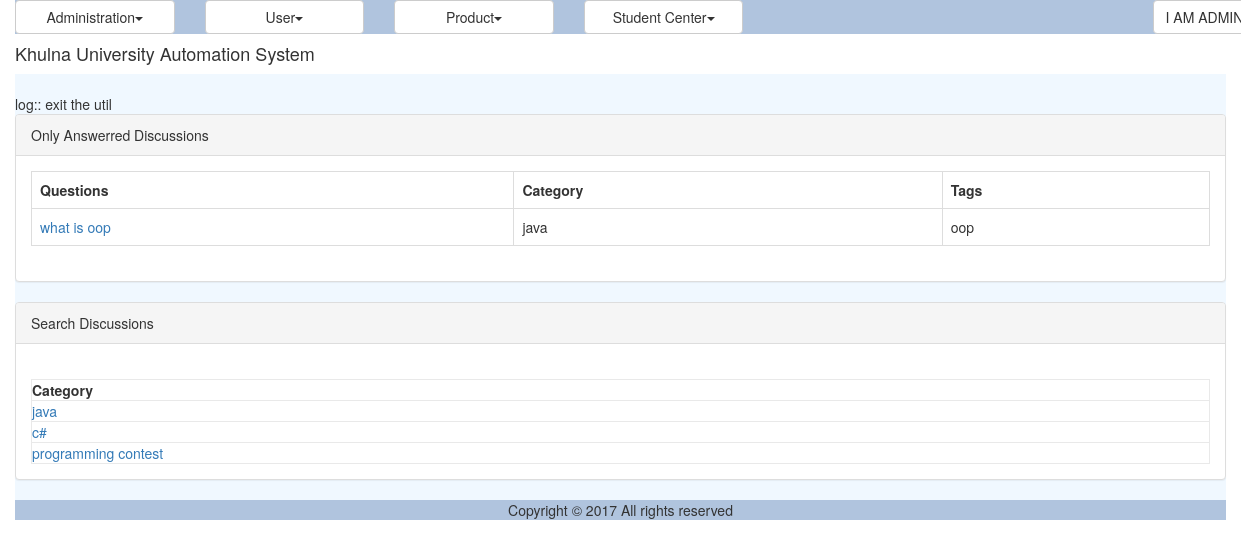
Page /discussion_answered.php (signed in) on the committed database.
### tables this page shows
CREATE TABLE `tbl_discussion` (
  `ID` varchar(40) NOT NULL,
  `Title` varchar(150) NOT NULL,
  `CategoryID` varchar(40) NOT NULL,
  `Description` varchar(300) NOT NULL,
  `Tag` varchar(200) NOT NULL,
  `CreationDate` datetime NOT NULL,
  `CreatorID` varchar(40) NOT NULL
);

CREATE TABLE `tbl_discussion_category` (
  `ID` varchar(40) NOT NULL,
  `Name` varchar(40) NOT NULL
);

### modules/forum/ui/blade/view.answered.blade.php (called while the page is built, shortened)
<?php
include_once './util/class.util.php';
include_once '/../../bao/class.answeredbao.php';
$_AnsweredBAO = new AnsweredBAO();
?>

### modules/forum/bao/class.answeredbao.php (called while the page is built, shortened)
<?php
include_once './util/class.util.php';
include_once '/../dao/class.answereddao.php';
Class AnsweredBAO{
	private $_AnsweredDAO;
	function AnsweredBAO(){
		$this->_AnsweredDAO = new AnsweredDAO();
	}
	public function getAllDiscussions(){
		$Result = $this->_AnsweredDAO->getAllDiscussions();
		return $Result;
	}
	public function getAllDiscussionCategorys(){
		$Result = $this->_AnsweredDAO->getAllDiscussionCategorys();
		return $Result;
	}
	public function getNameFromCatagoryID($Discussion){
		$Result = $this->_AnsweredDAO->getNameFromCatagoryID($Discussion);
		return $Result;
	}
}
?>

### modules/forum/dao/class.answereddao.php (called while the page is built, shortened)
<?php
include_once './common/class.common.php';
include_once './common/class.common.forum.php';
include_once './util/class.util.php';
Class AnsweredDAO{
	private $_DB;
	function AnsweredDAO(){
		$this->_DB = DBUtil::getInstance();
	}
	public function getAllDiscussions(){
		$DiscussionList = array();
		$this->_DB->doQuery("SELECT * FROM tbl_discussion WHERE ID IN (SELECT DiscussionID FROM tbl_discussion_comment)");
		$rows = $this->_DB->getAllRows();
		for($i = 0; $i < sizeof($rows); $i++) {
			$row = $rows[$i];
			$this->_Discussion = new Discussion();
		    $this->_Discussion->setID ( $row['ID']);
		    $this->_Discussion->setName( $row['Title'] );
		    $this->_Discussion->setCategory( $row['CategoryID'] );
		    $this->_Discussion->setDescription( $row['Description'] );
		    $this->_Discussion->setTag( $row['Tag'] );
		    $this->_Discussion->setCreationDate( $row['CreationDate'] );
		    $this->_Discussion->setCreator( $row['CreatorID'] );
		    $DiscussionList[]=$this->_Discussion;
		}
		$Result = new Result();
		$Result->setIsSuccess(1);
		$Result->setResultObject($DiscussionList);
		return $Result;
	}
	public function getAllDiscussionCategorys(){
		$DiscussionCategoryList = array();
		$this->_DB->doQuery("SELECT * FROM tbl_discussion_category");
		$rows = $this->_DB->getAllRows();
		for($i = 0; $i < sizeof($rows); $i++) {
			$row = $rows[$i];
			$this->_DiscussionCategory = new DiscussionCategory();
		    $this->_DiscussionCategory->setID ( $row['ID']);
		    $this->_DiscussionCategory->setName( $row['Name'] );
		    $DiscussionCategoryList[]=$this->_DiscussionCategory;
		}
		$Result = new Result();
		$Result->setIsSuccess(1);
		$Result->setResultObject($DiscussionCategoryList);
		return $Result;
	}
	public function getNameFromCatagoryID($CatagoryID){
		$SQL = "SELECT * FROM tbl_discussion_category
				WHERE ID='".$CatagoryID."'";
		$SQL = $this->_DB->doQuery($SQL);
		$row = $this->_DB->getTopRow();
		$this->_DiscussionCategory = new DiscussionCategory();
		$this->_DiscussionCategory->setID ( $row['ID']);
		$this->_DiscussionCategory->setName( $row['Name'] );
	 	$Result = new Result();
		$Result->setIsSuccess(1);
		$Result->setResultObject($this->_DiscussionCategory);
		return $Result;
	}
}
?>

### common/class.common.php (called while the page is built, shortened)
<?php
class Result{
    private $_IsSuccess=0;
    private $_ResultObject;
    public function setIsSuccess($IsSuccess){
        $this->_IsSuccess = $IsSuccess;
    }
    public function getIsSuccess(){
        return $this->_IsSuccess;
    }
    public function setResultObject($ResultObject){
        $this->_ResultObject = $ResultObject;
    }
    public function getResultObject(){
        return $this->_ResultObject;
    }
}
?>

### common/class.common.forum.php (called while the page is built, shortened)
<?php
class DiscussionCategory{
    private $_ID;
    private $_name;
    public function setID ( $ID ) {
        $this->_ID = $ID;
    }
    public function getID () {
        return $this->_ID;
    }
    public function setName ($Name){
        $this->_name = $Name;
    }
    public function getName(){
        return $this->_name;
    }
}
class Discussion{
    private $_ID;
    private $_Name;
    private $_Category;
    private $_Tag;
    public function setID ( $ID ) {
        $this->_ID = $ID;
    }
    public function getID () {
        return $this->_ID;
    }
    public function setName ( $Name ) {
        $this->_Name = $Name;
    }
    public function getName () {
        return $this->_Name;
    }
    public function setCategory ( $Category ) {
        $this->_Category = $Category;
    }
    public function getCategory () {
        return $this->_Category;
    }
    public function setTag( $Tag ) {
        $this->_Tag = $Tag;
    }
    public function getTag() {
        return $this->_Tag;
    }
}
?>

### modules/forum/ui/view.answered.php (the view)
<?php
include_once 'blade/view.answered.blade.php';
include_once './common/class.common.php';
include_once './common/class.common.forum.php';
?>
<div class="panel panel-default">
    <div class="panel-heading">Only Answerred Discussions</div>
    <div class="panel-body">
	<table class="table table-bordered">
	<?php
	$Result = $_AnsweredBAO->getAllDiscussions();
	if($Result->getIsSuccess()){
		$DiscussionList = $Result->getResultObject();
	?>
		<tr>
			<th>Questions</th>
			<th>Category</th>
			<th>Tags</th>
		</tr>
		<?php
		for($i = 0; $i < sizeof($DiscussionList); $i++) {
			$Discussion = $DiscussionList[$i];
			?>
		    <tr>
		    <td><a href="discussion_comment.php?view=<?php echo $Discussion->getID(); ?>" onclick="return ; " >
		    <?php echo $Discussion->getName(); ?></a></td>
			    <td><?php $id = $Discussion->getCategory();
			    	$Result2 = $_AnsweredBAO->getNameFromCatagoryID($id);
			    	if ($Result2->getIsSuccess()) {
			    		$DiscussionCategory = $Result2->getResultObject();
			    		echo $DiscussionCategory->getName();
			    	}
			    	 ?></td>
			    <td><?php echo $Discussion->getTag(); ?></td>
		    </tr>
	    <?php
		}
	}
	else{
		echo $Result->getResultObject();
	}
	?>
	</table>
</div>
</div>
<div class="panel panel-default">
    <div class="panel-heading">Search Discussions</div>
    <div class="panel-body">
		<table class="table table-bordered">
		<table width="100%" border="1" cellpadding="15" bgcolor=" #d9b3ff">
			<tr><th>Category</th></tr>
			<tr><?php
				$Result = $_AnsweredBAO->getAllDiscussionCategorys();
				if($Result->getIsSuccess())
				{
					$DiscussionCategorys = $Result->getResultObject();
			        for ($i=0; $i < sizeof($DiscussionCategorys); $i++)
					{
						$DiscussionCategory = $DiscussionCategorys[$i];?>
						<tr><td><a href="search_discussion.php?Category=<?php echo $DiscussionCategory->getID(); ?>" onclick="return; "> <?php echo $DiscussionCategory->getName() ?> </a></td></tr>
					<?php
					}
				}
				?>
			</tr>
		</table>
	</div>
</div>

### resources/css/style.css (style rules this page uses)
table,td { border:solid #e9e9e9 1px; }

### rows in the picture
tbl_discussion: Title "what is oop", tbl_discussion_category.Name "java", Tag "oop"
tbl_discussion_category: Name "java"
tbl_discussion_category: Name "c#"
tbl_discussion_category: Name "programming contest"

### other values in the picture
$globalMenu[$i]->getTitle() "Administration User Product Student Center"
$CurrentUser->getFirstName() "I AM"
